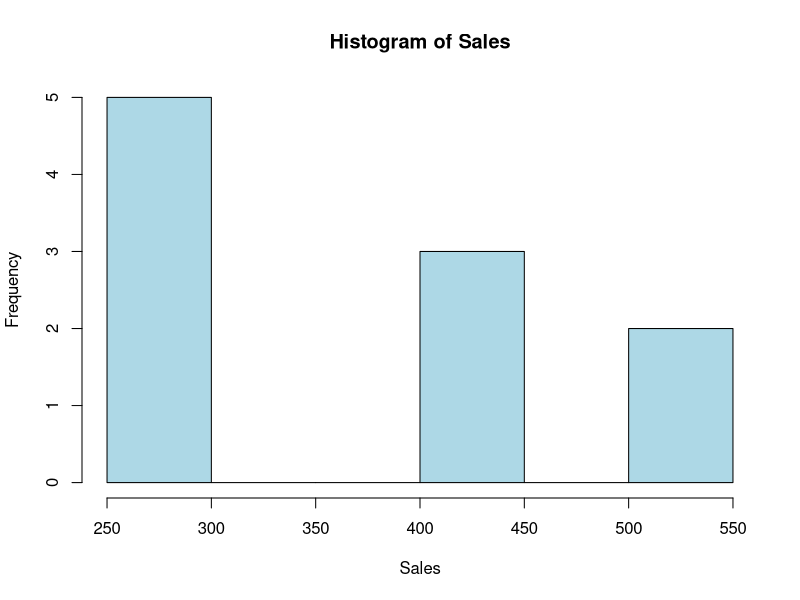
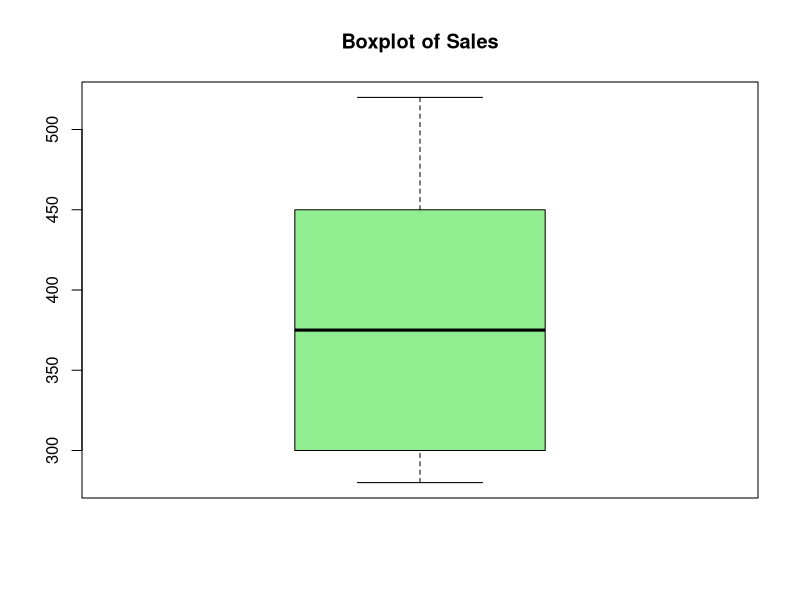
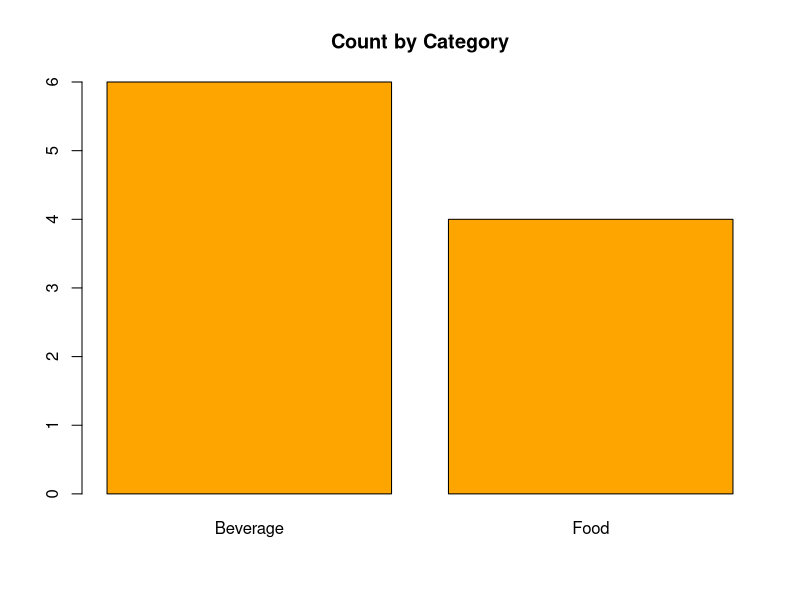
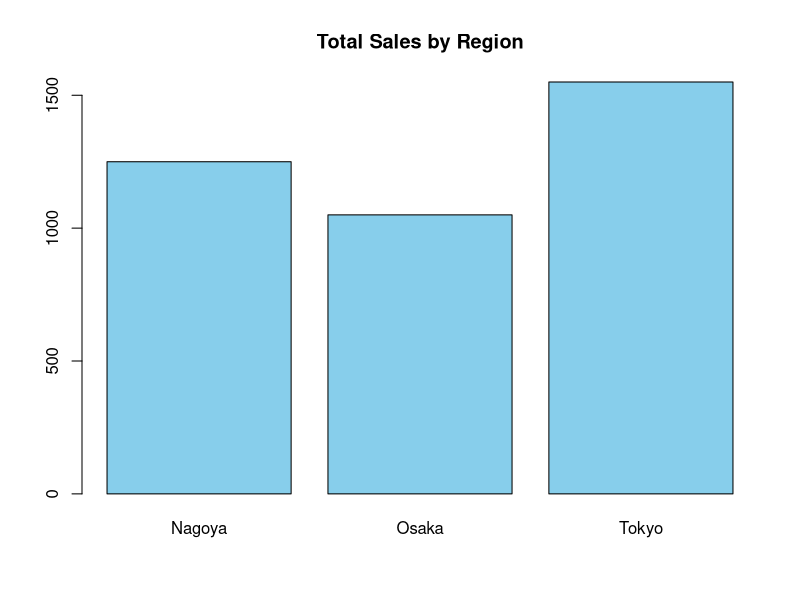

Reproduce these figures in R, in order.
############################################################
# 07_real_data_analysis.R
# R Basic Manual
#
# Purpose:
# Learn a basic real data analysis workflow in R.
# Workflow:
# Read CSV -> inspect data -> summarize -> visualize
############################################################

# ----------------------------------------------------------
# 1. Read CSV
# ----------------------------------------------------------

sales_data <- read.csv("data/sample_sales.csv", stringsAsFactors = FALSE)

sales_data


# ----------------------------------------------------------
# 2. Inspect data
# ----------------------------------------------------------

head(sales_data)
str(sales_data)
dim(sales_data)
names(sales_data)
summary(sales_data)


# ----------------------------------------------------------
# 3. Basic summaries
# ----------------------------------------------------------

sum(sales_data$sales)
mean(sales_data$sales)
max(sales_data$sales)
min(sales_data$sales)


# ----------------------------------------------------------
# 4. Filter rows
# ----------------------------------------------------------

sales_data[sales_data$region == "Tokyo", ]
sales_data[sales_data$category == "Beverage", ]


# ----------------------------------------------------------
# 5. Aggregate by category
# ----------------------------------------------------------

aggregate(sales ~ category, data = sales_data, sum)
aggregate(quantity ~ category, data = sales_data, sum)


# ----------------------------------------------------------
# 6. Aggregate by region
# ----------------------------------------------------------

aggregate(sales ~ region, data = sales_data, sum)


# ----------------------------------------------------------
# 7. Count by product
# ----------------------------------------------------------

table(sales_data$product)


# ----------------------------------------------------------
# 8. Simple visualizations
# ----------------------------------------------------------

hist(
  sales_data$sales,
  main = "Histogram of Sales",
  xlab = "Sales",
  col = "lightblue"
)

boxplot(
  sales_data$sales,
  main = "Boxplot of Sales",
  col = "lightgreen"
)

barplot(
  table(sales_data$category),
  main = "Count by Category",
  col = "orange"
)


# ----------------------------------------------------------
# 9. Barplot of aggregated sales by region
# ----------------------------------------------------------

sales_by_region <- aggregate(sales ~ region, data = sales_data, sum)

barplot(
  sales_by_region$sales,
  names.arg = sales_by_region$region,
  main = "Total Sales by Region",
  col = "skyblue"
)


# ----------------------------------------------------------
# End of script
# ----------------------------------------------------------

print("07_real_data_analysis.R finished successfully")
